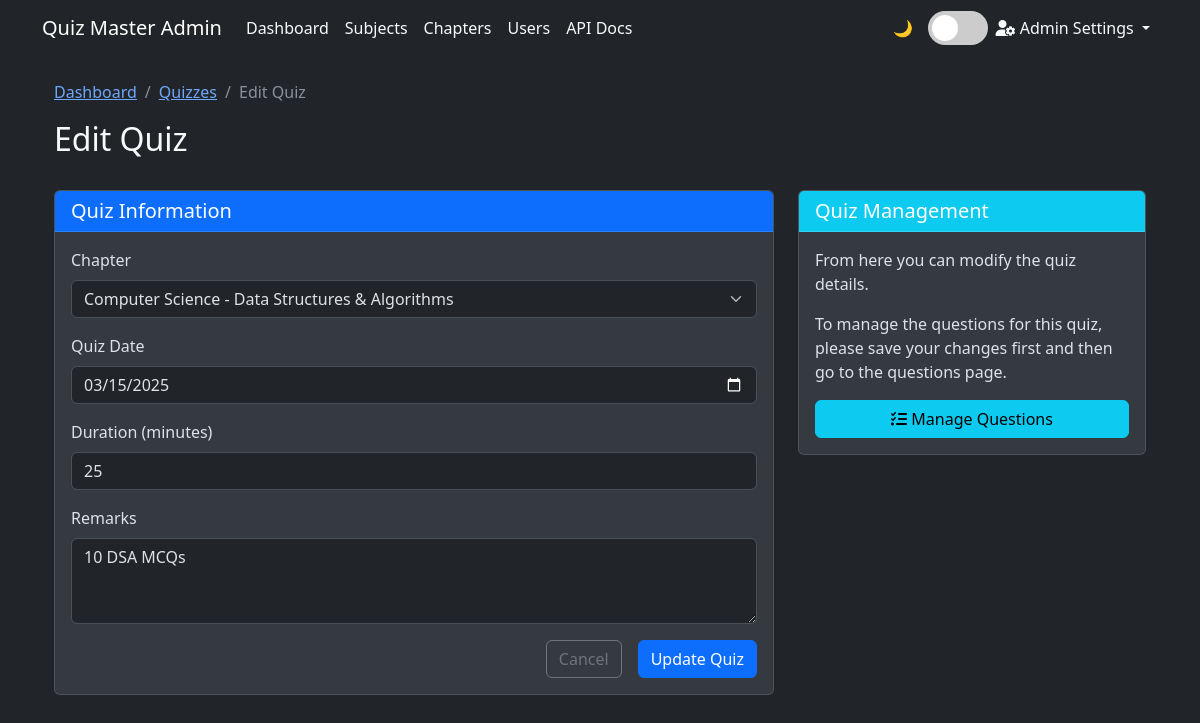
Page /admin/quizzes/1/edit (signed in) on the committed database.
### models.py (models this page shows)
class Quiz(db.Model):
    __tablename__ = 'quiz'
    id = db.Column(db.Integer, primary_key=True)
    chapter_id = db.Column(db.Integer, db.ForeignKey('chapter.id'), nullable=False)
    date_of_quiz = db.Column(db.DateTime, nullable=False)
    time_duration = db.Column(db.Integer, nullable=False)  # in minutes
    remarks = db.Column(db.Text)
    questions = db.relationship('Question', backref='quiz', lazy=True)
    scores = db.relationship('Score', backref='quiz', lazy=True)

### routes.py (the view, shortened to what this page needs)
@app.route('/admin/quizzes/<int:quiz_id>/edit', methods=['GET', 'POST'])
@login_required
def edit_quiz(quiz_id):
    if not isinstance(current_user, Admin):
        flash('Access denied. Admin privileges required.', 'danger')
        return redirect(url_for('user_dashboard'))
    quiz = Quiz.query.get_or_404(quiz_id)
    form = QuizForm(obj=quiz)
    form.chapter_id.choices = [(c.id, f"{c.subject.name} - {c.name}") for c in Chapter.query.all()]
    return render_template('admin/edit_quiz.html', form=form, quiz=quiz)

### forms.py
class QuizForm(FlaskForm):
    chapter_id = SelectField('Chapter',
                             coerce=int,
                             validators=[DataRequired()])
    date_of_quiz = DateField('Quiz Date', validators=[DataRequired()])
    time_duration = IntegerField('Duration (minutes)',
                                 validators=[DataRequired()])
    remarks = TextAreaField('Remarks')

### routes.py (called while the page is built)
@login_manager.user_loader
@login_manager.user_loader
def load_user(user_id):
    try:
        user_type = session.get('user_type')
        if user_type == 'admin':
            return Admin.query.get(int(user_id))
        else:
            return User.query.get(int(user_id))
    except Exception as e:
        logging.error(f"Error in load_user: {str(e)}")
        return None

### templates/admin/edit_quiz.html (shortened to what this page needs)
{% extends "admin/base_admin.html" %}
{% block content %}
<div class="container">
    <div class="row mb-4">
        <div class="col">
            <nav aria-label="breadcrumb">
                <ol class="breadcrumb">
                    <li class="breadcrumb-item"><a href="{{ url_for('admin_dashboard') }}">Dashboard</a></li>
                    <li class="breadcrumb-item"><a href="{{ url_for('manage_quizzes') }}">Quizzes</a></li>
                    <li class="breadcrumb-item active">Edit Quiz</li>
                </ol>
            </nav>
            <h2>Edit Quiz</h2>
        </div>
    </div>
    <div class="row">
        <div class="col-md-8">
            <div class="card">
                <div class="card-header bg-primary text-white">
                    <h5 class="mb-0">Quiz Information</h5>
                </div>
                <div class="card-body">
                    <form method="POST">
                        <div class="mb-3">
                            {{ form.chapter_id.label(class="form-label") }}
                            {{ form.chapter_id(class="form-select") }}
                        </div>
                        <div class="mb-3">
                            {{ form.date_of_quiz.label(class="form-label") }}
                            {{ form.date_of_quiz(class="form-control", type="date") }}
                        </div>
                        <div class="mb-3">
                            {{ form.time_duration.label(class="form-label") }}
                            {{ form.time_duration(class="form-control") }}
                        </div>
                        <div class="mb-3">
                            {{ form.remarks.label(class="form-label") }}
                            {{ form.remarks(class="form-control", rows=3) }}
                        </div>
                        <div class="d-grid gap-2 d-md-flex justify-content-md-end">
                            <a href="{{ url_for('manage_quizzes') }}" class="btn btn-outline-secondary me-md-2">Cancel</a>
                            <button type="submit" class="btn btn-primary">Update Quiz</button>
                        </div>
                    </form>
                </div>
            </div>
        </div>
        <div class="col-md-4">
            <div class="card">
                <div class="card-header bg-info text-white">
                    <h5 class="mb-0">Quiz Management</h5>
                </div>
                <div class="card-body">
                    <p>From here you can modify the quiz details.</p>
                    <p>To manage the questions for this quiz, please save your changes first and then go to the questions page.</p>
                    <div class="d-grid gap-2 mt-3">
                        <a href="{{ url_for('manage_questions', quiz_id=quiz.id) }}" class="btn btn-info">
                            <i class="fas fa-list-check"></i> Manage Questions
                        </a>
                    </div>
                </div>
            </div>
        </div>
    </div>
</div>
{% endblock %}

### templates/admin/base_admin.html (style rules this page uses)
:root { --bs-primary-rgb: 13, 110, 253; --bs-secondary-rgb: 108, 117, 125; --bs-success-rgb: 25, 135, 84; --bs-info-rgb: 13, 202, 240; --bs-warning-rgb: 255, 193, 7; --bs-danger-rgb: 220, 53, 69; --bs-light-rgb: 248, 249, 250; --bs-dark-rgb: 33, 37, 41; }
[data-bs-theme="dark"] { --bs-body-color: #dee2e6; --bs-body-bg: #212529; --bs-tertiary-bg-rgb: 52, 58, 64; }
[data-bs-theme="dark"] .card { --bs-card-border-color: rgba(255, 255, 255, 0.125); }
:root { --light-text: #212529; --dark-text: #f8f9fa; --light-bg: #ffffff; --dark-bg: #212529; --light-card-bg: #f8f9fa; --dark-card-bg: #343a40; }
[data-bs-theme="dark"] { --text-color: var(--dark-text); --bg-color: var(--dark-bg); --card-bg: var(--dark-card-bg); }
body { color: var(--text-color); background-color: var(--bg-color); transition: all 0.3s ease; }
.card { background-color: var(--card-bg); }

### rows in the picture
Quiz: chapter_id "Computer Science - Data Structures & Algorithms", date_of_quiz "03/15/2025", time_duration "25", remarks "10 DSA MCQs"
